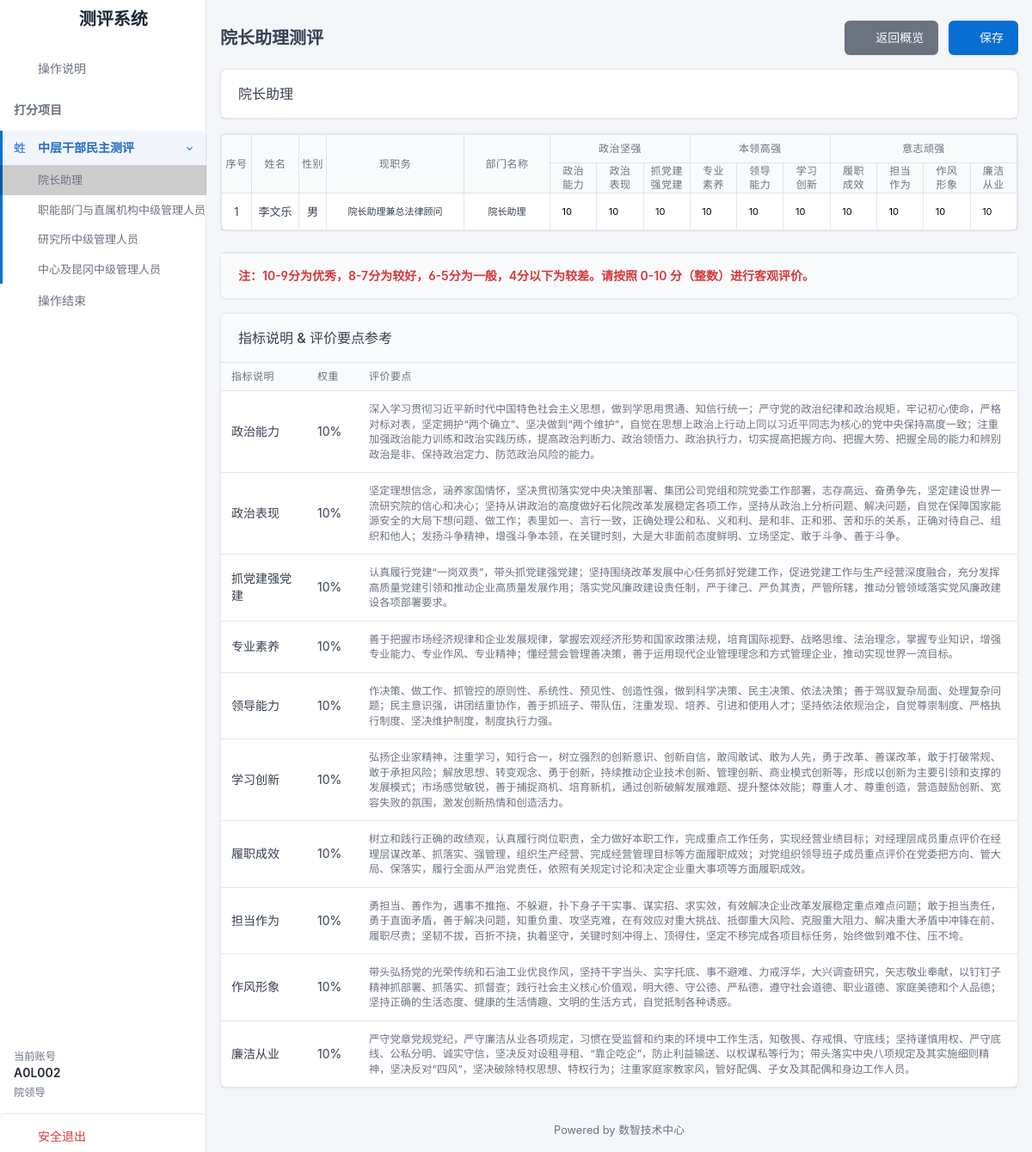
The page /assessment/democratic-evaluation/assistant (signed in) on the database as committed earlier.
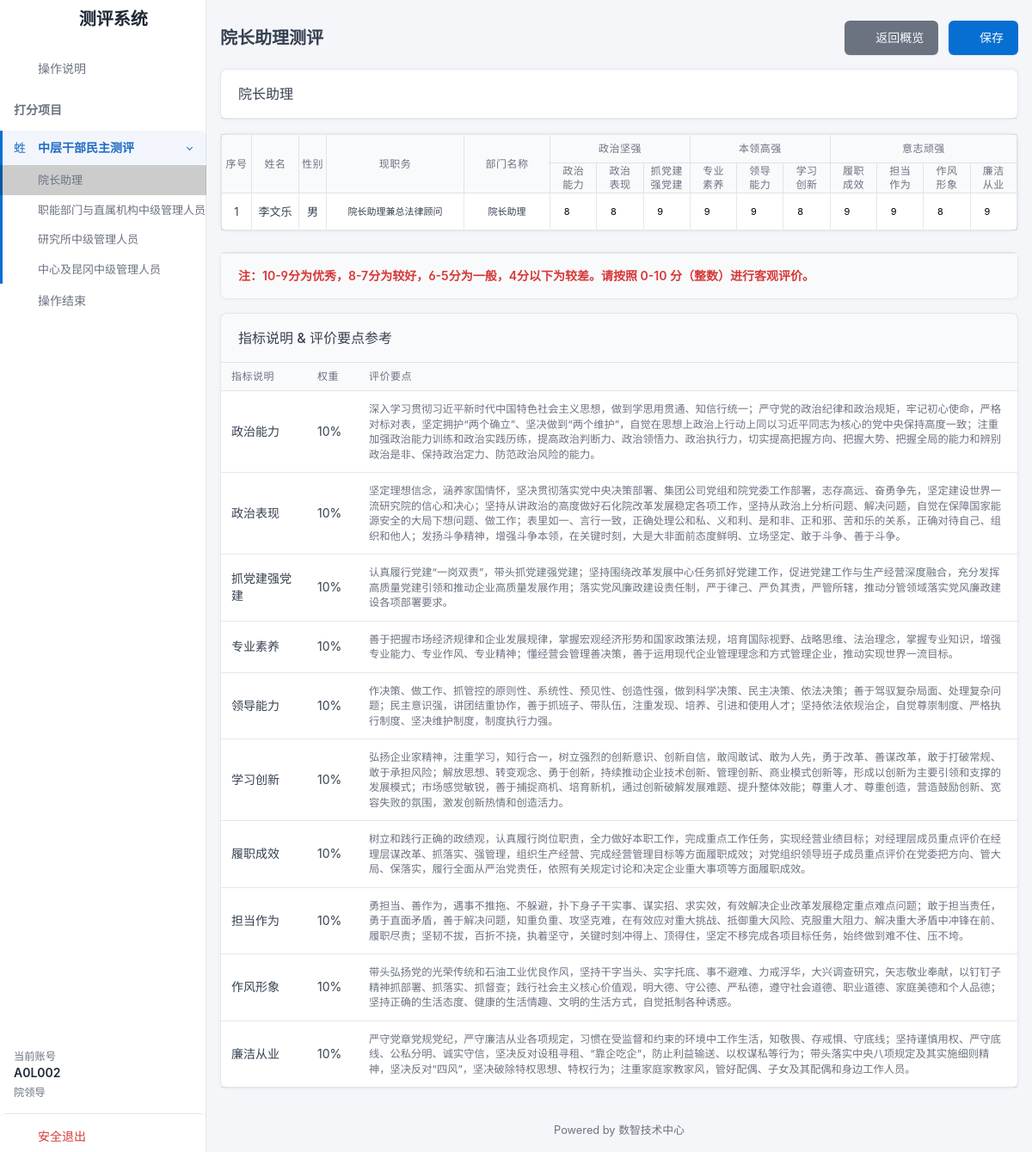
The same page on the database as committed later.
### tables this page shows
CREATE TABLE middle_managers (
            id INTEGER PRIMARY KEY AUTOINCREMENT,
            serial_no INTEGER,          -- 序号
            sort_no INTEGER,            -- 部门内排序号
            name TEXT NOT NULL,         -- 姓名
            gender TEXT,                -- 性别
            position TEXT NOT NULL,     -- 现任职务
            
            dept_name TEXT NOT NULL,    -- 部门名称 (用于显示和匹配)
            dept_id INTEGER,            -- 部门ID (外键关联)
            
            rank_level TEXT,            -- 岗位层级
            birth_date TEXT,            -- 出生年月
            education TEXT,             -- 文化程度
            rank_time TEXT,             -- 现职级时间
            role TEXT,                  -- 员工角色
            
            dept_code TEXT,             -- 部门代码 (New)
            tenure_time TEXT,           -- 任职时间 (New)
            is_newly_promoted TEXT,     -- 是否新提拔干部 (New)
            
            updated_at DATETIME DEFAULT CURRENT_TIMESTAMP
        , original_position TEXT, promotion_method TEXT);

CREATE TABLE democratic_scores (id INTEGER PRIMARY KEY AUTOINCREMENT, rater_account TEXT NOT NULL, examinee_id INTEGER NOT NULL, examinee_role TEXT, s_political_ability REAL DEFAULT 0, s_political_perf REAL DEFAULT 0, s_party_build REAL DEFAULT 0, s_professionalism REAL DEFAULT 0, s_leadership REAL DEFAULT 0, s_learning_innov REAL DEFAULT 0, s_performance REAL DEFAULT 0, s_responsibility REAL DEFAULT 0, s_style_image REAL DEFAULT 0, s_integrity REAL DEFAULT 0, total_score REAL DEFAULT 0, created_at DATETIME DEFAULT CURRENT_TIMESTAMP, updated_at DATETIME DEFAULT CURRENT_TIMESTAMP, examinee_name TEXT);

### app.py (the view)
@app.route('/assessment/democratic-evaluation/<group_key>')
def assessment_democratic(group_key):
    if session.get('assessor_role') != 'assessor':
        return redirect(url_for('index'))
    rater_account = session.get('assessor_username')
    db = get_db()
    user_row = db.execute('''

        SELECT a.username, a.dept_code, d.dept_name, d.dept_type, a.account_type

        FROM evaluation_accounts a

        LEFT JOIN department_config d ON a.dept_code = d.dept_code

        WHERE a.username=?

    ''', (rater_account,)).fetchone()
    if not user_row: return "无效账号", 403
    full_user_for_roles = dict(user_row) # helper
    raw_roles = get_user_rater_roles(full_user_for_roles, full_user_for_roles)
    my_rater_roles = []
    for r in raw_roles:
        if r == '职能部门正职 (含院长助理)':
            if user_row['dept_name'] == '院长助理' or user_row['dept_code'] == 'A0':
                my_rater_roles.append('院长助理')
            else:
                my_rater_roles.append('职能部门正职')
        else:
            my_rater_roles.append(r)
    nav_items = get_democratic_nav(user_row)
    target_group = next((g for g in nav_items if g['key'] == group_key), None)
    if not target_group:
        return render_template('assessment_error.html', msg="无效的测评组或无访问权限")
    placeholders = ','.join(['?'] * len(my_rater_roles))
    query = f'''

        SELECT DISTINCT examinee_role

        FROM democratic_rating_config

        WHERE rater_role IN ({placeholders}) AND is_allowed = 1

    '''
    allowed_db_roles = [r[0] for r in db.execute(query, my_rater_roles).fetchall()]
    allowed_set = set(allowed_db_roles)
    effective_roles = [r for r in target_group['roles'] if r in allowed_set]
    if not effective_roles:
         return render_template('assessment_error.html', error_message="没有可评价的人员")
    db_roles = []
    for r in effective_roles:
        if r == '两中心正职': db_roles.append('中心正职')
        elif r == '两中心副职': db_roles.append('中心副职')
        elif r == '所属分公司 (兰州、抚顺) 班子正职': db_roles.append('中心正职')
        elif r == '所属分公司 (兰州、抚顺) 班子副职': db_roles.append('中心副职')
        elif r == '昆冈班子副职 (北京)': db_roles.append('中心副职')
        else: db_roles.append(r)
    ph = ','.join(['?'] * len(db_roles))
    mgrs = db.execute(f'SELECT * FROM middle_managers WHERE role IN ({ph}) ORDER BY dept_code ASC, sort_no ASC', db_roles).fetchall()
    is_kungang_rater = any(r in ['昆冈班子正职', '昆冈班子副职', '所属分公司班子正职'] for r in my_rater_roles)
    is_college_leader = (user_row['dept_type'] == '院领导')
    valid_members = []
    for m in mgrs:
        c_role = m['role']
        c_dept = m['dept_code'] # Use code or dept_name
        c_dept_name = m['dept_name']
        derived_role = get_examinee_role_key(c_role, c_dept_name)
        if derived_role == 'EXCLUDED':
            continue
        if not derived_role: derived_role = c_role # Fallback
        if derived_role not in effective_roles:
            continue
        if not is_college_leader and c_dept == user_row['dept_code']:
            continue
        if is_kungang_rater and c_role == '昆冈班子副职 (北京)':
            continue
        valid_members.append(dict(m))
    group_data = {
        'title': target_group['title'],
        'members': valid_members
    }
    existing_rows = db.execute('SELECT * FROM democratic_scores WHERE rater_account=?', (rater_account,)).fetchall()
    scores_map = {r['examinee_id']: dict(r) for r in existing_rows}
    page_title = f"{target_group['title']}测评" # Dynamic title based on group name
    return render_template('assessment_democratic.html',
                           groups=[group_data], # Single group list
                           page_title=page_title,
                           scores_map=scores_map,
                           current_group_key=group_key)

### templates/assessment_democratic.html (shortened to what this page needs)
{% extends "base_assessment.html" %}
{% block content %}
<div class="container-fluid">
    <div class="row g-2 align-items-center mb-3">
        <div class="col">
            <h2 class="page-title">{{ page_title }}</h2>
        </div>
        <div class="col-auto ms-auto">
            <a href="{{ url_for('assessment_overview') }}" class="btn btn-secondary me-2">
                <i class="ti ti-arrow-left me-2"></i>返回概览
            </a>
            <button class="btn btn-primary" onclick="submitScores()">
                <i class="ti ti-device-floppy me-2"></i>保存
            </button>
        </div>
    </div>
    {% for group in groups %}
    <div class="card mb-3">
        <div class="card-header">
            <h3 class="card-title">{{ group.title }}</h3>
        </div>
    </div>
    <div class="card mb-4" style="overflow: visible;">
        <div class="table-responsive" style="overflow-x: hidden;">
            <table class="table table-bordered table-vcenter text-center align-middle mb-0"
                style="table-layout: fixed; width: 100%;">
                <thead>
                    <tr class="bg-light">
                        <th rowspan="2" class="compact-col" style="width: 35px;">序号</th>
                        <th rowspan="2" class="compact-col" style="width: 55px;">姓名</th>
                        <th rowspan="2" class="compact-col" style="width: 32px;">性别</th>
                        <th rowspan="2" class="compact-col" style="width: 160px;">现职务</th>
                        <th rowspan="2" class="compact-col" style="width: 100px;">部门名称</th>
                        <th colspan="3">政治坚强</th>
                        <th colspan="3">本领高强</th>
                        <th colspan="4">意志顽强</th>
                    </tr>
                    <tr class="bg-white small" style="font-size: 11px; line-height: 1.1;">
                        <th class="score-col">政治<br>能力</th>
                        <th class="score-col">政治<br>表现</th>
                        <th class="score-col">抓党建<br>强党建</th>
                        <th class="score-col">专业<br>素养</th>
                        <th class="score-col">领导<br>能力</th>
                        <th class="score-col">学习<br>创新</th>
                        <th class="score-col">履职<br>成效</th>
                        <th class="score-col">担当<br>作为</th>
                        <th class="score-col">作风<br>形象</th>
                        <th class="score-col">廉洁<br>从业</th>
                    </tr>
                </thead>
                <tbody>
                    {% for m in group.members %}
                    {% set score_data = scores_map.get(m.id, {}) %}
                    <tr class="person-row" data-id="{{ m.id }}" data-name="{{ m.name }}" data-role="{{ m.role }}">
                        <td class="compact-col">{{ loop.index }}</td>
                        <td class="compact-col">{{ m.name }}</td>
                        <td class="compact-col">{{ m.gender }}</td>
                        <td class="compact-col text-wrap small" style="line-height: 1.1; font-size: 11px;">{{ m.position
                            }}</td>
                        <td class="compact-col text-wrap small" style="line-height: 1.1; font-size: 11px;">{{
                            m.dept_name }}</td>
                        <td class="p-1"><input type="number" class="score-input" name="s_political_ability"
                                value="{{ score_data.get('s_political_ability', 10) | int }}" min="0" max="10"></td>
                        <td class="p-1"><input type="number" class="score-input" name="s_political_perf"
                                value="{{ score_data.get('s_political_perf', 10) | int }}" min="0" max="10"></td>
                        <td class="p-1"><input type="number" class="score-input" name="s_party_build"
                                value="{{ score_data.get('s_party_build', 10) | int }}" min="0" max="10">
                        </td>
                        <td class="p-1"><input type="number" class="score-input" name="s_professionalism"
                                value="{{ score_data.get('s_professionalism', 10) | int }}" min="0" max="10"></td>
                        <td class="p-1"><input type="number" class="score-input" name="s_leadership"
                                value="{{ score_data.get('s_leadership', 10) | int }}" min="0" max="10">
                        </td>
                        <td class="p-1"><input type="number" class="score-input" name="s_learning_innov"
                                value="{{ score_data.get('s_learning_innov', 10) | int }}" min="0" max="10"></td>
                        <td class="p-1"><input type="number" class="score-input" name="s_performance"
                                value="{{ score_data.get('s_performance', 10) | int }}" min="0" max="10">
                        </td>
                        <td class="p-1"><input type="number" class="score-input" name="s_responsibility"
                                value="{{ score_data.get('s_responsibility', 10) | int }}" min="0" max="10"></td>
                        <td class="p-1"><input type="number" class="score-input" name="s_style_image"
                                value="{{ score_data.get('s_style_image', 10) | int }}" min="0" max="10">
                        </td>
                        <td class="p-1"><input type="number" class="score-input" name="s_integrity"
                                value="{{ score_data.get('s_integrity', 10) | int }}" min="0" max="10">
                        </td>
                    </tr>
                    {% endfor %}
                </tbody>
            </table>
        </div>
    </div>
    {% endfor %}
    <div class="card mb-3">
        <div class="card-footer">
            <div class="text-danger fw-bold">
                注：10-9分为优秀，8-7分为较好，6-5分为一般，4分以下为较差。请按照 0-10 分（整数）进行客观评价。
            </div>
        </div>
    </div>
    <div class="card">
        <div class="card-header bg-light">
            <h3 class="card-title">指标说明 & 评价要点参考</h3>
        </div>
        <div class="table-responsive">
            <table class="table table-vcenter">
                <thead>
                    <tr>
                        <th style="width: 100px;">指标说明</th>
                        <th style="width: 60px;">权重</th>
                        <th>评价要点</th>
                    </tr>
                </thead>
                <tbody>
                    <tr>
                        <td>政治能力</td>
                        <td>10%</td>
                        <td class="text-muted small">
                            深入学习贯彻习近平新时代中国特色社会主义思想，做到学思用贯通、知信行统一；严守党的政治纪律和政治规矩，牢记初心使命，严格对标对表，坚定拥护“两个确立”、坚决做到“两个维护”，自觉在思想上政治上行动上同以习近平同志为核心的党中央保持高度一致；注重加强政治能力训练和政治实践历练，提高政治判断力、政治领悟力、政治执行力，切实提高把握方向、把握大势、把握全局的能力和辨别政治是非、保持政治定力、防范政治风险的能力。
                        </td>
                    </tr>
                    <tr>
                        <td>政治表现</td>
                        <td>10%</td>
                        <td class="text-muted small">
                            坚定理想信念，涵养家国情怀，坚决贯彻落实党中央决策部署、集团公司党组和院党委工作部署，志存高远、奋勇争先，坚定建设世界一流研究院的信心和决心；坚持从讲政治的高度做好石化院改革发展稳定各项工作，坚持从政治上分析问题、解决问题，自觉在保障国家能源安全的大局下想问题、做工作；表里如一、言行一致，正确处理公和私、义和利、是和非、正和邪、苦和乐的关系，正确对待自己、组织和他人；发扬斗争精神，增强斗争本领，在关键时刻，大是大非面前态度鲜明、立场坚定、敢于斗争、善于斗争。
                        </td>
                    </tr>
                    <tr>
                        <td>抓党建强党建</td>
                        <td>10%</td>
                        <td class="text-muted small">
                            认真履行党建“一岗双责”，带头抓党建强党建；坚持围绕改革发展中心任务抓好党建工作，促进党建工作与生产经营深度融合，充分发挥高质量党建引领和推动企业高质量发展作用；落实党风廉政建设责任制，严于律己、严负其责，严管所辖，推动分管领域落实党风廉政建设各项部署要求。
                        </td>
                    </tr>
                    <tr>
                        <td>专业素养</td>
                        <td>10%</td>
                        <td class="text-muted small">
                            善于把握市场经济规律和企业发展规律，掌握宏观经济形势和国家政策法规，培育国际视野、战略思维、法治理念，掌握专业知识，增强专业能力、专业作风、专业精神；懂经营会管理善决策，善于运用现代企业管理理念和方式管理企业，推动实现世界一流目标。
                        </td>
                    </tr>
                    <tr>
                        <td>领导能力</td>
                        <td>10%</td>
                        <td class="text-muted small">
                            作决策、做工作、抓管控的原则性、系统性、预见性、创造性强，做到科学决策、民主决策、依法决策；善于驾驭复杂局面、处理复杂问题；民主意识强，讲团结重协作，善于抓班子、带队伍，注重发现、培养、引进和使用人才；坚持依法依规治企，自觉尊崇制度、严格执行制度、坚决维护制度，制度执行力强。
                        </td>
                    </tr>
                    <tr>
                        <td>学习创新</td>
                        <td>10%</td>
                        <td class="text-muted small">
                            弘扬企业家精神，注重学习，知行合一，树立强烈的创新意识、创新自信，敢闯敢试、敢为人先，勇于改革、善谋改革，敢于打破常规、敢于承担风险；解放思想、转变观念、勇于创新，持续推动企业技术创新、管理创新、商业模式创新等，形成以创新为主要引领和支撑的发展模式；市场感觉敏锐，善于捕捉商机、培育新机，通过创新破解发展难题、提升整体效能；尊重人才、尊重创造，营造鼓励创新、宽容失败的氛围，激发创新热情和创造活力。
                        </td>
                    </tr>
                    <tr>
                        <td>履职成效</td>
                        <td>10%</td>
                        <td class="text-muted small">
                            树立和践行正确的政绩观，认真履行岗位职责，全力做好本职工作，完成重点工作任务，实现经营业绩目标；对经理层成员重点评价在经理层谋改革、抓落实、强管理，组织生产经营、完成经营管理目标等方面履职成效；对党组织领导班子成员重点评价在党委把方向、管大局、保落实，履行全面从严治党责任，依照有关规定讨论和决定企业重大事项等方面履职成效。
                        </td>
                    </tr>
                    <tr>
                        <td>担当作为</td>
                        <td>10%</td>
                        <td class="text-muted small">
                            勇担当、善作为，遇事不推拖、不躲避，扑下身子干实事、谋实招、求实效，有效解决企业改革发展稳定重点难点问题；敢于担当责任，勇于直面矛盾，善于解决问题，知重负重、攻坚克难，在有效应对重大挑战、抵御重大风险、克服重大阻力、解决重大矛盾中冲锋在前、履职尽责；坚韧不拔，百折不挠，执着坚守，关键时刻冲得上、顶得住，坚定不移完成各项目标任务，始终做到难不住、压不垮。
                        </td>
                    </tr>
                    <tr>
                        <td>作风形象</td>
                        <td>10%</td>
                        <td class="text-muted small">
                            带头弘扬党的光荣传统和石油工业优良作风，坚持干字当头、实字托底、事不避难、力戒浮华，大兴调查研究，矢志敬业奉献，以钉钉子精神抓部署、抓落实、抓督查；践行社会主义核心价值观，明大德、守公德、严私德，遵守社会道德、职业道德、家庭美德和个人品德；坚持正确的生活态度、健康的生活情趣、文明的生活方式，自觉抵制各种诱惑。
                        </td>
                    </tr>
                    <tr>
                        <td>廉洁从业</td>
                        <td>10%</td>
                        <td class="text-muted small">
                            严守党章党规党纪，严守廉洁从业各项规定，习惯在受监督和约束的环境中工作生活，知敬畏、存戒惧、守底线；坚持谨慎用权、严守底线、公私分明、诚实守信，坚决反对设租寻租、“靠企吃企”，防止利益输送、以权谋私等行为；带头落实中央八项规定及其实施细则精神，坚决反对“四风”，坚决破除特权思想、特权行为；注重家庭家教家风，管好配偶、子女及其配偶和身边工作人员。
                        </td>
                    </tr>
                </tbody>
            </table>
        </div>
    </div>
</div>
{% endblock %}

Rows that differ between the two databases and show on the page:
added democratic_scores: s_political_ability "8", s_political_perf "8", s_party_build "9", s_professionalism "9", s_leadership "9", s_learning_innov "8", s_performance "9", s_responsibility "9", s_style_image "8", s_integrity "9"
Other text that changed with them:
list line gone: "10 10 10 10 10 10 10 10 10 10"
